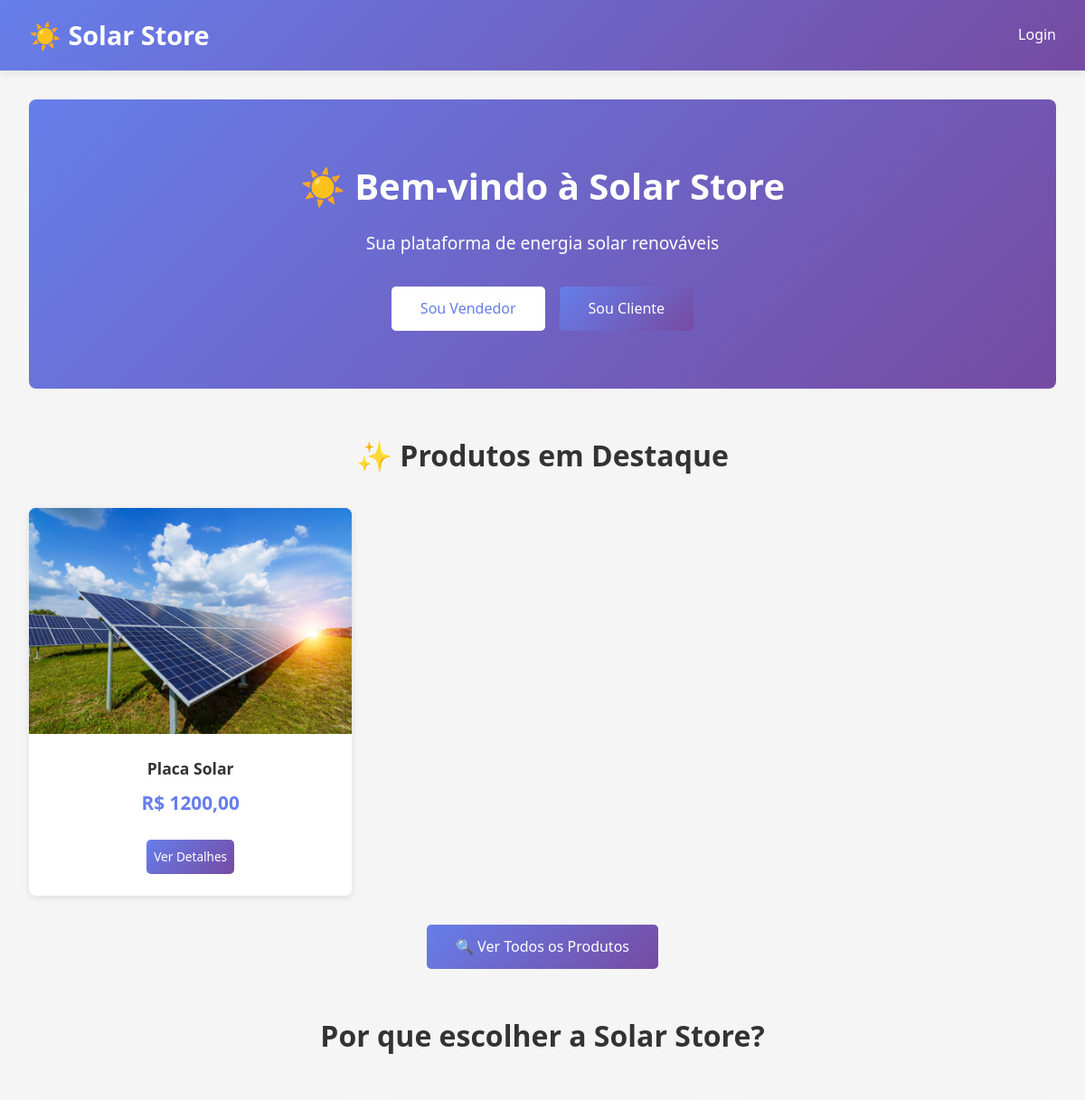
The app's page / (upper part), older data.
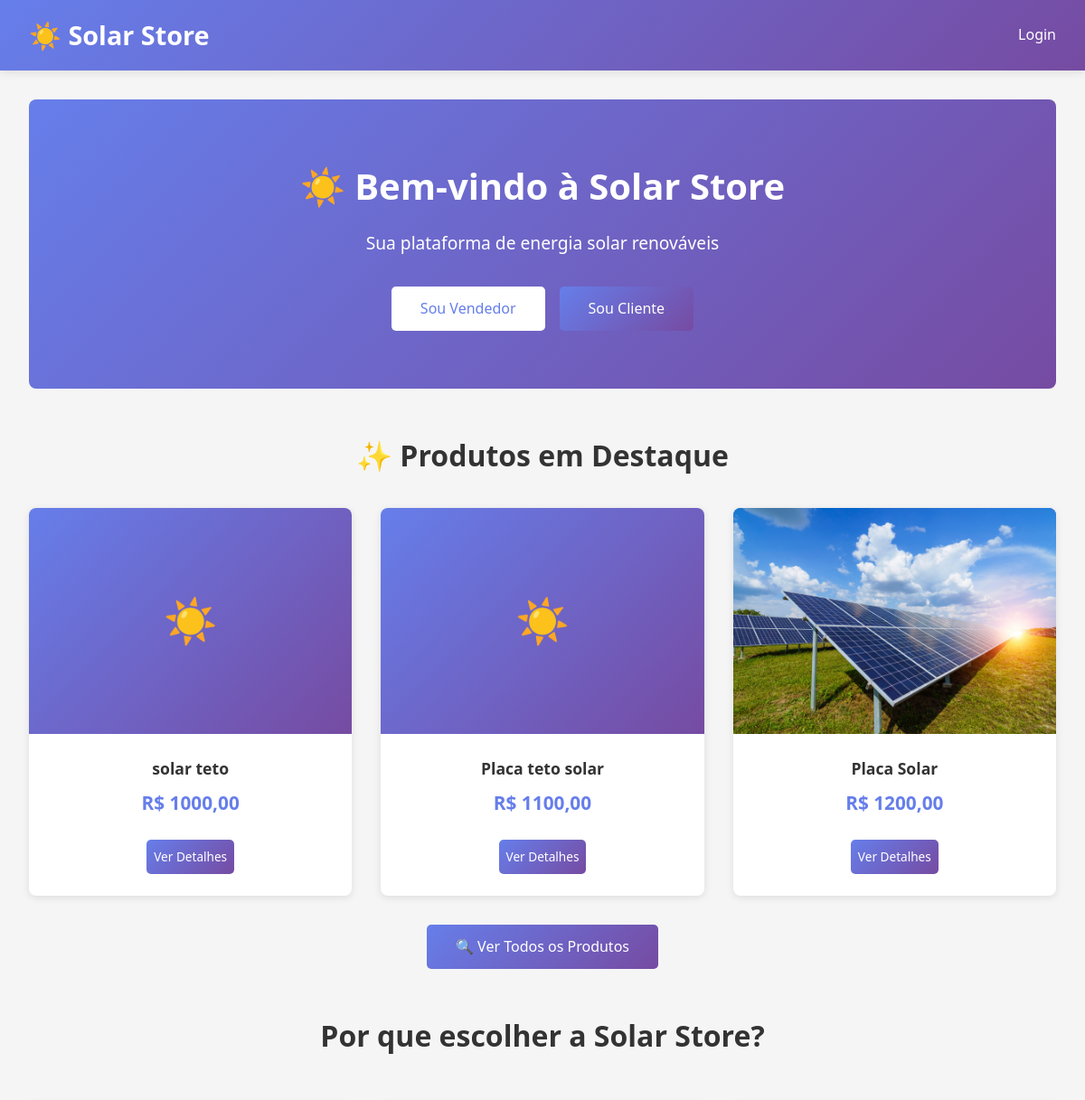
The same page, newer data.
### products/models.py (models this page shows, shortened)
class Product(models.Model):
    seller = models.ForeignKey('accounts.SellerProfile', on_delete=models.CASCADE, related_name='products')
    name = models.CharField(max_length=255)
    slug = models.SlugField(max_length=255, unique=True, blank=True)
    description = models.TextField(blank=True)
    price = models.DecimalField(max_digits=10, decimal_places=2)
    quantity = models.PositiveIntegerField(default=0)
    image = models.ImageField(upload_to='products/%Y/%m/%d/', blank=True, null=True)
    image_url = models.URLField(max_length=500, blank=True, null=True, help_text="Link externo para imagem (ex: https://exemplo.com/imagem.png)")
    created_at = models.DateTimeField(auto_now_add=True)
    updated_at = models.DateTimeField(auto_now=True)
    class Meta:
        ordering = ['-created_at']

### solar_store/views.py (the view)
# urls.py: 2. Add a URL to urlpatterns:  path('', views.home, name='home')
def home(request):
    products = Product.objects.filter(quantity__gt=0).order_by('-created_at')[:4]
    return render(request, 'home.html', {'products': products})

### templates/home.html (shortened to what this page needs)
{% extends "base/base.html" %}
{% block content %}
<section class="hero">
    <h1>☀️ Bem-vindo à Solar Store</h1>
    <p>Sua plataforma de energia solar renováveis</p>
    {% if user.is_authenticated %}
        <div class="hero-buttons">
            {% if user.seller_profile %}
                <a href="{% url 'seller_dashboard' %}" class="btn btn-white">
                    📊 Ir para Dashboard
                </a>
            {% elif user.customer_profile %}
                <a href="{% url 'customer_dashboard' %}" class="btn btn-white">
                    🛍️ Ir para Dashboard
                </a>
            {% endif %}
            <a href="{% url 'product_list' %}" class="btn btn-primary">
                Explorar Produtos
            </a>
        </div>
    {% else %}
        <div class="hero-buttons">
            <a href="{% url 'seller_register' %}" class="btn btn-white">
                Sou Vendedor
            </a>
            <a href="{% url 'customer_register' %}" class="btn btn-primary">
                Sou Cliente
            </a>
        </div>
    {% endif %}
</section>
{% if products %}
<section class="products-preview">
    <h2>✨ Produtos em Destaque</h2>
    <div class="products-preview-grid">
        {% for product in products|slice:":4" %}
        <div class="product-preview-card">
            <div class="product-preview-image">
                {% if product.image_url %}
                    <img src="{{ product.image_url }}" alt="{{ product.name }}" onerror="this.style.display='none'; this.parentElement.textContent='☀️';">
                {% elif product.image %}
                    <img src="{{ product.image.url }}" alt="{{ product.name }}" onerror="this.style.display='none'; this.parentElement.textContent='☀️';">
                {% else %}
                    ☀️
                {% endif %}
            </div>
            <div class="product-preview-info">
                <div class="product-preview-name">{{ product.name|truncatewords:3 }}</div>
                <div class="product-preview-price">R$ {{ product.price|floatformat:2 }}</div>
                <a href="{% url 'product_detail' slug=product.slug %}" class="btn btn-primary" style="font-size: 0.85rem; padding: 0.5rem; margin-top: 0.5rem;">
                    Ver Detalhes
                </a>
            </div>
        </div>
        {% endfor %}
    </div>
    <div style="text-align: center; margin-top: 2rem;">
        <a href="{% url 'product_list' %}" class="btn btn-primary" style="font-size: 1rem; padding: 0.75rem 2rem;">
            🔍 Ver Todos os Produtos
        </a>
    </div>
</section>
{% endif %}
<section>
    <h2 style="text-align: center; color: #333; margin: 3rem 0 2rem 0; font-size: 2rem;">Por que escolher a Solar Store?</h2>
</section>
{% endblock %}

Row changes from the older to the newer data that the page shows:
added Product: name "solar teto", price "1000,00"
added Product: name "Placa teto solar", price "1100,00"
